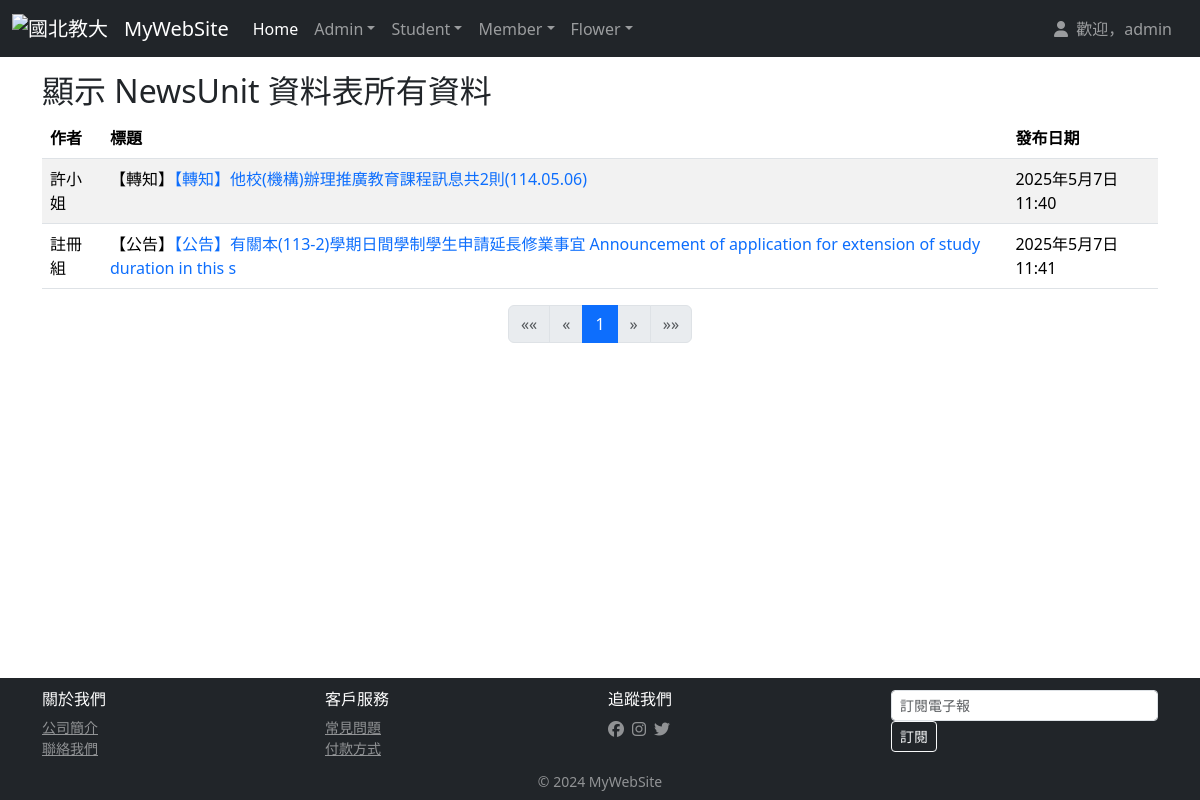
Page /news/ (signed in) on the committed database.
### news/models.py (models this page shows, shortened)
class NewsUnit(models.Model):
    category = models.ForeignKey(Category, null=True, on_delete=models.PROTECT)
    author = models.CharField(max_length=20, null=False)
    title = models.CharField(max_length=100, null=False)
    content = models.TextField(null=False)
    pub_date = models.DateTimeField(auto_now_add=True)
    is_show  = models.BooleanField(default=False)
    click_count = models.IntegerField(default=0)
    image = models.ImageField(upload_to='news_images/', null=True, blank=True)
    link = models.URLField(null=True, blank=True)

class Category(models.Model):
    title = models.CharField(max_length=255, default="")
    def __str__(self):
        return self.title

### news/views.py (the view)
# urls.py: path('news/', newsViews.index),
@login_required
def index(request):
    newsData = NewsUnit.objects.all().order_by('id')
    paginator = Paginator(newsData, 10)
    page_number = request.GET.get('page')
    page_obj = paginator.get_page(page_number)
    return render(request, "news/index.html", locals())

### templates/news/index.html (shortened to what this page needs)
{% extends 'base.html' %}
{% block content %}
<h2 align="left">顯示 NewsUnit 資料表所有資料</h2>
<table class="table table-striped table-hover">
    <thead>
        <tr>
            <th>作者</th><th>標題</th><th>發布日期</th>
        </tr>
    </thead>
    <tbody>
        {% for newsItem in page_obj %}
        <tr>
            <td>{{ newsItem.author }}</td>
            <td>【{{ newsItem.category }}】<a href="{% url 'detail' newsItem.id %}"
                style="text-decoration: none">{{ newsItem.title }}</td>
            <td>{{ newsItem.pub_date }}</td>
        </tr>
        {% endfor %}
    </tbody>
</table>
<div class="container">
   <nav aria-label="Page navigation">
       <ul class="pagination justify-content-center">
           {% if page_obj.has_previous %}
               <li class="page-item">
                   <a class="page-link" href="?page=1" aria-label="First">
                       <span aria-hidden="true">&laquo;&laquo;</span>
                   </a>
               </li>
               <li class="page-item">
                   <a class="page-link" href="?page={{ page_obj.previous_page_number }}" aria-label="Previous">
                       <span aria-hidden="true">&laquo;</span>
                   </a>
               </li>
           {% else %}
               <li class="page-item disabled">
                   <span class="page-link">&laquo;&laquo;</span>
               </li>
               <li class="page-item disabled">
                   <span class="page-link">&laquo;</span>
               </li>
           {% endif %}
           {% for num in page_obj.paginator.page_range %}
               {% if page_obj.number == num %}
                   <li class="page-item active">
                       <span class="page-link">{{ num }}</span>
                   </li>
               {% elif num > page_obj.number|add:'-3' and num < page_obj.number|add:'3' %}
                   <li class="page-item">
                       <a class="page-link" href="?page={{ num }}">{{ num }}</a>
                   </li>
               {% endif %}
           {% endfor %}
           {% if page_obj.has_next %}
               <li class="page-item">
                   <a class="page-link" href="?page={{ page_obj.next_page_number }}" aria-label="Next">
                       <span aria-hidden="true">&raquo;</span>
                   </a>
               </li>
               <li class="page-item">
                   <a class="page-link" href="?page={{ page_obj.paginator.num_pages }}" aria-label="Last">
                       <span aria-hidden="true">&raquo;&raquo;</span>
                   </a>
               </li>
           {% else %}
               <li class="page-item disabled">
                   <span class="page-link">&raquo;</span>
               </li>
               <li class="page-item disabled">
                   <span class="page-link">&raquo;&raquo;</span>
               </li>
           {% endif %}
       </ul>
   </nav>
</div>
{% endblock %}

### templates/base.html (shortened to what this page needs)
<!DOCTYPE html>
<html>
    <head>
        {% load static %}
        <link href="{% static 'css/style.css' %}" rel="stylesheet" type="text/css">
        <link href="https://cdn.jsdelivr.net/npm/bootstrap@5.3.3/dist/css/bootstrap.min.css" rel="stylesheet" integrity="sha384-
QWTKZyjpPEjISv5WaRU9OFeRpok6YctnYmDr5pNlyT2bRjXh0JMhjY6hW+ALEwIH">
        <link rel="stylesheet" href="https://cdnjs.cloudflare.com/ajax/libs/font-awesome/6.5.1/css/all.min.css">
    </head>
    <body class="d-flex flex-column min-vh-100">
        <nav class="navbar navbar-expand-md navbar-dark bg-dark fixed-top">
            <div class="container-fluid">
                <a class="navbar-brand">
                    <img src="https://www.ntue.edu.tw/var/file/0/1000/img/368/footlogo.png" width="30" height="30" class="dinline-block align-text-top" alt="國北教大">
                </a>
                <a class="navbar-brand" href="/">MyWebSite</a>
                <div class="collapse navbar-collapse" id="navbarsExampleDefault">
                    <ul class="navbar-nav me-auto mb-2 mb-md-0">
                        <li class="nav-item">
                            <a class="nav-link active" aria-current="page" href="/">Home</a>
                        </li>
                        {% if request.user.is_authenticated %}
                        {% if request.user.username == 'admin' %}
                        <li class="nav-item dropdown">
                            <a class="nav-link dropdown-toggle" href="#" role="button" data-bs-toggle="dropdown" aria-expanded="false">Admin</a>
                        </li>
                        {% endif %}
                        <li class="nav-item dropdown">
                            <a class="nav-link dropdown-toggle" href="#" role="button" data-bs-toggle="dropdown" aria-expanded="false">Student</a>
                        </li>
                        <li class="nav-item dropdown">
                            <a class="nav-link dropdown-toggle" href="#" role="button" data-bs-toggle="dropdown" aria-expanded="false">Member</a>
                        </li>
                        <li class="nav-item dropdown">
                            <a class="nav-link dropdown-toggle" href="#" role="button" data-bs-toggle="dropdown" aria-expanded="false">Flower</a>
                        </li>
                        {% endif %}
                    </ul>
                    {% if request.user.is_authenticated %}
                    <div class="d-flex">
                        <span class="navbar-text me-3">
                            <i class="fas fa-user me-1"></i> 歡迎，{{ request.user.username }}
                        </span>
                    </div>
                    {% endif %}
                </div>
            </div>
        </nav>
        <br>
        <br>
        <br>
        <main class="container flex-grow-1">
            <div id="content">
                {% block content %}{% endblock %}
            </div>
        </main>
        <footer class="footer mt-auto py-2 bg-dark text-white">
            <div class="container">
                <div class="row row-cols-1 row-cols-sm-2 row-cols-md-4 g-3 py-1">
                    <div class="col">
                        <h6>關於我們</h6>
                        <ul class="list-unstyled small mb-0">
                            <li><a href="#" class="text-white-50">公司簡介</a></li>
                            <li><a href="#" class="text-white-50">聯絡我們</a></li>
                        </ul>
                    </div>
                    <div class="col">
                        <h6>客戶服務</h6>
                        <ul class="list-unstyled small mb-0">
                            <li><a href="#" class="text-white-50">常見問題</a></li>
                            <li><a href="#" class="text-white-50">付款方式</a></li>
                        </ul>
                    </div>
                    <div class="col">
                        <h6>追蹤我們</h6>
                        <div class="d-flex gap-2">
                            <a href="#" class="text-white-50"><i class="fab fa-facebook"></i></a>
                            <a href="#" class="text-white-50"><i class="fab fa-instagram"></i></a>
                            <a href="#" class="text-white-50"><i class="fab fa-twitter"></i></a>
                        </div>
                    </div>
                    <div class="col">
                        <div class="input-group input-group-sm">
                            <input type="email" class="form-control form-control-sm" placeholder="訂閱電子報">
                        </div>
                        <button class="btn btn-sm btn-outline-light" type="button">訂閱</button>
                    </div>
                </div>
            </div>
            <div class="text-center mt-2">
                <p class="small text-white-50 mb-0">&copy; 2024 MyWebSite</p>
            </div>
        </footer>
    </body>
</html>

### static/css/style.css (style rules this page uses)
html, body { margin: 0; padding: 0; height: 100%; border: none; }
body { margin-left: 0px; margin-top: 0px; margin-right: 0px; margin-bottom: 0px; background-image: url(images/bg.gif); }

### rows in the picture
NewsUnit: author "許小姐", category "轉知", title "【轉知】他校(機構)辦理推廣教育課程訊息共2則(114.05.06)", pub_date "2025年5月7日 11:40"
NewsUnit: author "註冊組", category "公告", title "【公告】有關本(113-2)學期日間學制學生申請延長修業事宜 Announcement of application for extension of study duration in this s", pub_date "2025年5月7日 11:41"

### other values in the picture
{{ request.user.username }} "admin"
{{ num }} "1"
